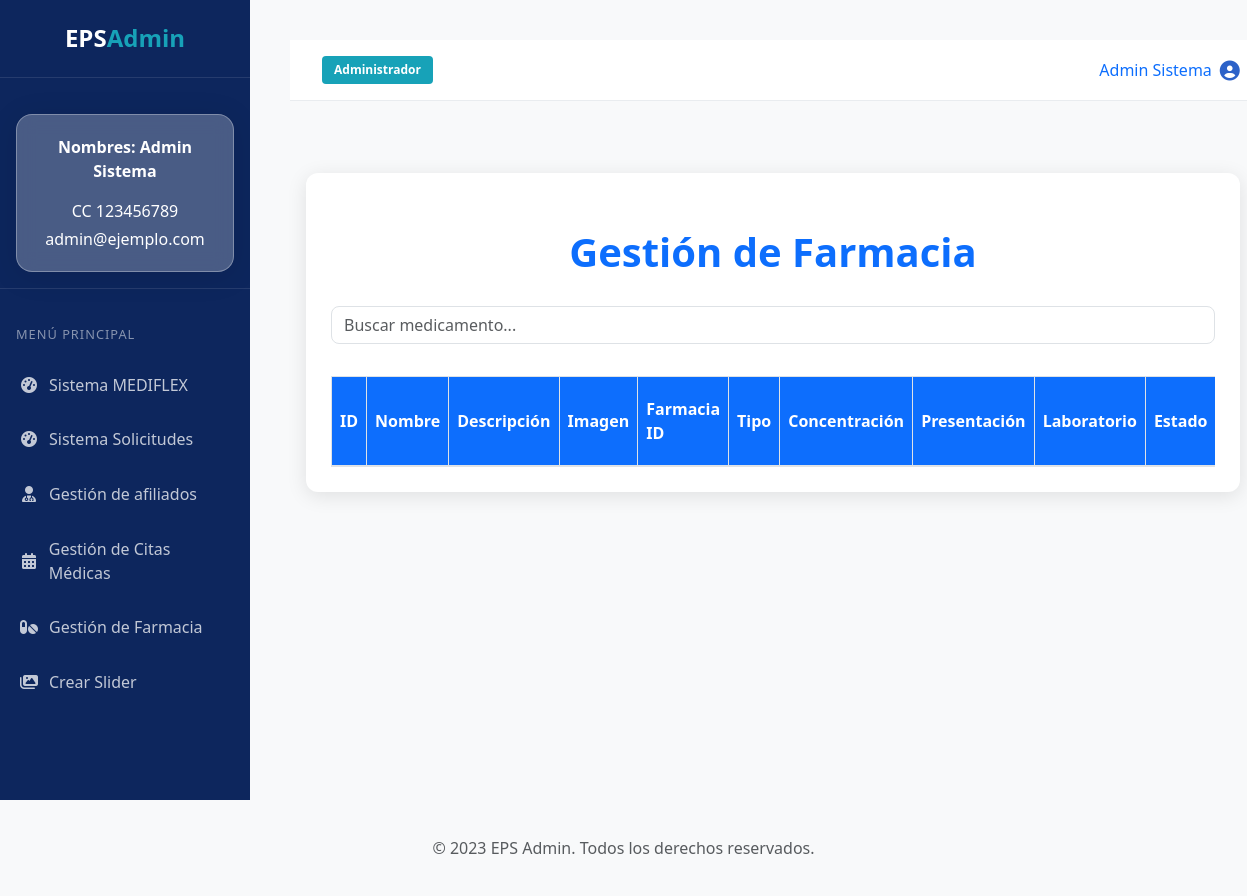
Screenshot of /admin/farmacia (signed in) with the database file from the repository.
### models.py (models this page shows)
class Usuario(db.Model, UserMixin):
    __tablename__ = 'usuario'
    id = db.Column(db.Integer, primary_key=True)
    primer_nombre = db.Column(db.String(50), nullable=True)
    segundo_nombre = db.Column(db.String(50))
    primer_apellido = db.Column(db.String(50), nullable=True)
    segundo_apellido = db.Column(db.String(50))
    tipo_documento = db.Column(db.Enum('CC', 'TI', 'CE', 'Pasaporte'), nullable=False)
    numero_documento = db.Column(db.String(20), unique=True, nullable=False)
    usuario = db.Column(db.String(50), unique=True, nullable=True)
    password = db.Column(db.String(255), nullable=False)  # Contraseña sin cifrar
    correo = db.Column(db.String(100), nullable=False)
    telefono = db.Column(db.String(15))
    direccion = db.Column(db.String(255))
    rol = db.Column(db.Enum('Administrador', 'Subadministrador', 'Farmacia', 'paciente'), nullable=False)
    activo = db.Column(db.Boolean, default=False)
    afiliado = db.Column(db.Boolean, default=False)
    debe_cambiar_clave = db.Column(db.Boolean, default=False)

### servidor.py (the view)
@app.route('/admin/farmacia', methods=['GET'])
@login_required
def admin_farmacia():
    if current_user.rol not in ['Administrador', 'Subadministrador', 'Farmacia']:
        return redirect(url_for('login_admin'))
    medicame = Medicamento.query.all()
    return render_template('admin/gestio_farmaci.html', usuario=current_user,medicame=medicame)

### servidor.py (called while the page is built)
@login_manager.user_loader
def load_user(user_id):
    return Usuario.query.get(int(user_id))

### templates/admin/gestio_farmaci.html (shortened to what this page needs)
{% extends 'admin/admin_dashboard.html' %}
{% block content %}
<div class="container mt-5 table-container">
    <h1 class="text-center">Gestión de Farmacia</h1>
    <div class="d-flex justify-content-between mb-3">
        <form action="" method="GET" class="w-100">
            <div class="input-group">
                <input type="text" class="form-control" id="searchInput" placeholder="Buscar medicamento..." onkeyup="filterTable()">
            </div>
        </form>
    </div>
    <div class="table-responsive">
        <table class="table table-bordered table-hover mt-3">
            <thead>
                <tr>
                    <th scope="col">ID</th>
                    <th>Nombre</th>
                    <th>Descripción</th>
                    <th>Imagen</th>
                    <th>Farmacia ID</th>
                    <th>Tipo</th>
                    <th>Concentración</th>
                    <th>Presentación</th>
                    <th>Laboratorio</th>
                    <th>Estado</th>
                </tr>
            </thead>
        </table>
    </div>
</div>
{% endblock %}

### templates/admin/admin_dashboard.html (shortened to what this page needs)
<!DOCTYPE html>
<html lang="es">
  <head>
    <link href="https://cdn.jsdelivr.net/npm/bootstrap@5.3.0/dist/css/bootstrap.min.css" rel="stylesheet" />
    <link href="https://cdnjs.cloudflare.com/ajax/libs/font-awesome/6.5.1/css/all.min.css" rel="stylesheet" />
    <link rel="stylesheet" href="https://cdn.jsdelivr.net/npm/bootstrap-icons/font/bootstrap-icons.css" />
    <link rel="stylesheet" href="{{ url_for('static', filename='css/adminsud.css') }}" />
    <link rel="stylesheet" href="{{ url_for('static', filename='css/diseño_soli.css') }}" />
    <link rel="stylesheet" href="{{ url_for('static', filename='css/admintrador.css') }}" />
  </head>
  <body>
    <div class="container-fluid p-0">
      <div class="row g-0">
        <div class="col-lg-3 col-xl-2 sidebar" id="sidebar">
          <div class="sidebar-brand">
            <h2>EPS<span>Admin</span></h2>
          </div>
          <div class="profile-section">
            <div class="profile-card" style="background-color: rgba(255, 255, 255, 0.25); color: white; padding: 20px; border-radius: 16px; box-shadow: 0 4px 30px rgba(0, 0, 0, 0.1); backdrop-filter: blur(10px); -webkit-backdrop-filter: blur(10px); border: 1px solid rgba(255, 255, 255, 0.3);">
              <div id="perfilnombre" class="fw-bold h-2 mb-3"> Nombres: {{current_user.primer_nombre}} {{current_user.primer_apellido}}</div>
              <div class="mb-1"> {{current_user.tipo_documento}} {{current_user.numero_documento}}</div>
              <div>{{current_user.correo}}</div>
            </div>
          </div>
          <div class="sidebar-header">Menú Principal</div>
          <ul class="sidebar-menu nav flex-column">
            <li class="nav-item">
                <a href="{{ url_for('admin') }}" id="home-link" class="nav-link {% if request.endpoint == 'admin' %}active{% endif %}">
              <i class="fas fa-tachometer-alt"></i>
              <span>Sistema MEDIFLEX</span>
              </a>
            </li>
            <li class="nav-item">
              <a href="{{ url_for('ver_solicitudes') }}" class="nav-link {% if request.endpoint == 'ver_solicitudes' %}active{% endif %}">
                <i class="fas fa-tachometer-alt"></i>
                <span>Sistema Solicitudes</span>
              </a>
            </li>
            <li class="nav-item">
              <a href="{{ url_for('ver_pacientes') }}" class="nav-link {% if request.endpoint == 'ver_pacientes' %}active{% endif %}">
                <i class="fas fa-user-md"></i>
                <span>Gestión de afiliados</span>
              </a>
            </li>
            <li class="nav-item">
              <a href="{{ url_for('citas_admi') }}" class="nav-link {% if request.endpoint == 'citas_admi' %}active{% endif %}">
                <i class="fas fa-calendar-alt"></i>
                <span>Gestión de Citas Médicas</span>
              </a>
            </li>
            <li class="nav-item">
              <a href="{{ url_for('admin_farmacia') }}" class="nav-link" {% if request.endpoint == 'admin_farmacia' %}active{% endif %}>
                <i class="fas fa-pills"></i>
                <span>Gestión de Farmacia</span>
              </a>
            </li>
            <li class="nav-item">
              <a href="{{ url_for('admin_slides') }}" class="nav-link {% if request.endpoint == 'admin_slides' %}active{% endif %}">
              <i class="fas fa-images"></i>
              <span>Crear Slider</span>
              </a>
            </li>
          </ul>
        </div>
        <div class="col-lg-9 col-xl-10 content-wrapper">
          <header class="main-header d-flex justify-content-between align-items-center">
            <div>
              {% if current_user.rol in ['Administrador', 'Subadministrador'] %}
                <span class="d-none d-md-inline-block ms-3"><span class="badge eps-badge-role">{{ current_user.rol }}</span></span>
              {% endif %}
            </div>
            <div class="user-dropdown dropdown">
              <a class="dropdown-toggle text-decoration-none d-flex align-items-center" href="#" role="button" data-bs-toggle="dropdown" aria-expanded="false">
                <span id="nombreapelido" class="me-2 d-none d-sm-inline">{{ current_user.primer_nombre }} {{ current_user.primer_apellido }}</span>
                <i class="fas fa-user-circle fa-lg text-primary"></i>
              </a>
            </div>
          </header>
          <main class="px-3 py-4" id="main">
            {% if current_user.rol == 'Administrador' %}
            <div id="content">
              {% block content %}{% endblock content %}
          </div>
        {% else %}
          <div class="alert alert-warning" role="alert">
            <strong>Acceso Denegado:</strong> No tienes permiso para acceder a esta sección.
          </div>
        {% endif %}
          </div>
        </div>
        </div>
        <div class="footer bg-light text-center py-3 mt-auto">
          <div class="container-fluid">
            <span class="text-muted">© 2023 EPS Admin. Todos los derechos reservados.</span>
          </div>
        </div>
  </body>
</html>

### static/css/adminsud.css (style rules this page uses)
:root { --primary-color: #2c62c8; --secondary-color: #17a2b8; --accent-color: #28a745; --warning-color: #ffc107; --danger-color: #dc3545; --dark-color: #0d265d; --light-color: #f8f9fa; --text-color: #333; --text-muted: #6c757d; }
body { font-family: 'Segoe UI', Tahoma, Geneva, Verdana, sans-serif; color: var(--text-color); background-color: #f5f7fb; }
.sidebar { background-color: var(--dark-color); min-height: 100vh; padding: 1rem; color: white; }
.sidebar-brand { padding: 10px 0; text-align: center; margin-bottom: 20px; border-bottom: 1px solid rgba(255, 255, 255, 0.1); }
.sidebar-brand h2 { font-size: 1.75rem; font-weight: 700; }
.sidebar-brand span { color: var(--secondary-color); }
.profile-section { text-align: center; padding: 15px 0; border-bottom: 1px solid rgba(255, 255, 255, 0.1); margin-bottom: 20px; }
.sidebar-header { font-size: 0.85rem; text-transform: uppercase; letter-spacing: 1px; padding: 10px 0; color: rgba(255, 255, 255, 0.6); }
.sidebar-menu { list-style: none; padding: 0; margin-bottom: 20px; }
.sidebar-menu .nav-link { color: white; padding: 12px 15px; border-radius: 5px; margin-bottom: 5px; display: flex; align-items: center; }
.sidebar-menu .nav-link i { margin-right: 10px; width: 20px; text-align: center; }
.main-header { background-color: white; border-bottom: 1px solid rgba(0,0,0,0.05); padding: 15px; z-index: 1025; }
.text-primary { color: var(--primary-color) !important; }
.user-dropdown .dropdown-toggle::after { display: none; }
.sidebar { position: fixed; top: 0; left: 0; width: 250px; height: 100vh; background: var(--dark-color); color: white; overflow-y: auto; transition: left 0.3s ease-in-out; z-index: 1050; }
.content-wrapper { margin-left: 250px; padding: 20px; transition: margin-left 0.3s ease-in-out; }

### static/css/diseño_soli.css (style rules this page uses)
body { font-family: 'Segoe UI', Tahoma, Geneva, Verdana, sans-serif; background-color: #f8f9fa; padding: 20px; }
h1 { color: #0d6efd; margin-bottom: 25px; font-weight: 600; text-align: center; }
.table-container { background-color: white; border-radius: 8px; box-shadow: 0 0.125rem 0.25rem rgba(0, 0, 0, 0.075); padding: 20px; margin-bottom: 20px; }
.table { margin-bottom: 0; }
.table thead { background-color: #f1f5ff; }
.table th { color: #495057; font-weight: 600; border-bottom: 2px solid #dee2e6; vertical-align: middle; }

### static/css/admintrador.css (style rules this page uses)
.eps-badge-role { background-color: #005b9f; color: white; padding: 5px 10px; }

### templates/admin/admin_dashboard.html (style rules this page uses)
body { overflow-x: hidden; }
.sidebar { color: #fff; padding: 0; transition: all 0.3s; }
.sidebar-brand { padding: 1.5rem 1rem; text-align: center; }
.sidebar-brand h2 { margin: 0; font-size: 1.5rem; }
.sidebar-brand span { color: #17a2b8; }
.profile-section { padding: 1rem; text-align: center; border-bottom: 1px solid rgba(255, 255, 255, 0.1); }
.sidebar-header { padding: 1rem; font-size: 0.8rem; text-transform: uppercase; letter-spacing: 1px; color: rgba(255, 255, 255, 0.5); }
.sidebar-menu .nav-link { padding: 0.8rem 1rem; color: rgba(255, 255, 255, 0.75); display: flex; align-items: center; border-left: 3px solid transparent; }
.sidebar-menu .nav-link i { margin-right: 10px; width: 20px; text-align: center; }
.main-header { padding: 1rem; background-color: #fff; border-bottom: 1px solid #e9ecef; position: sticky; top: 0; z-index: 1020; }
main { padding: 1.5rem; }
.eps-badge-role { background-color: #17a2b8; color: white; padding: 0.5rem 0.75rem; border-radius: 4px; }
@media (min-width: 992px) { .content-wrapper { min-height: 100vh; } }

### templates/admin/gestio_farmaci.html (style rules this page uses)
body { background-color: #f8f9fa; font-family: 'Segoe UI', sans-serif; }
h1 { margin-top: 30px; margin-bottom: 30px; color: #0d6efd; font-weight: bold; }
.table-container { background: white; padding: 25px; border-radius: 12px; box-shadow: 0 4px 20px rgba(0, 0, 0, 0.1); }
.table thead th { background-color: #0d6efd; color: white; vertical-align: middle; }
.form-control { border-radius: 0.5rem; }

### rows the page displays
Usuario: primer_nombre "Admin", primer_apellido "Sistema", tipo_documento "CC", numero_documento "123456789", correo "admin@ejemplo.com", rol "Administrador"
